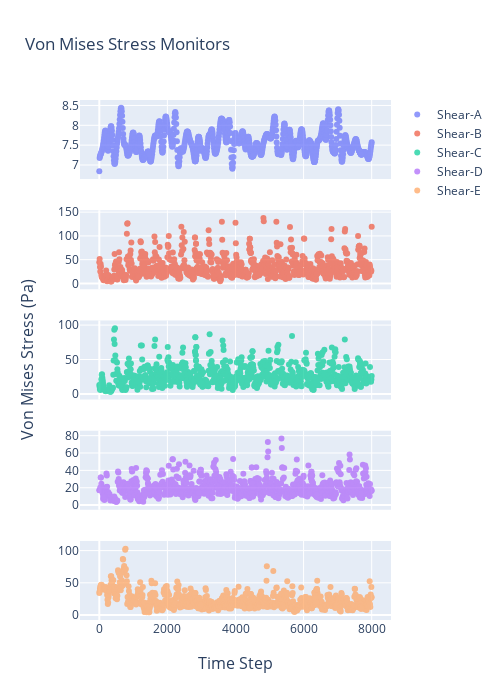

Notebook code cell kept with this figure:
### Code cell
color10_16 = ['#636EFA', '#EF553B', '#00CC96', '#AB63FA', '#FFA15A', '#19D3F3', '#FF6692', '#B6E880', '#FF97FF',
              '#FECB52']
fig = make_subplots(
    rows=5,
    cols=1,
    shared_xaxes=True,
    x_title="Time Step",
    y_title="Von Mises Stress (Pa)")
# subplot_titles=("Point A", "Quadrant 2"))

fig.add_trace(go.Scatter(x=resid_dict['point-tau_vm-a.out']['Time Step'],
                         y=resid_dict['point-tau_vm-a.out']['point-tau_vm-a'],
                         mode='markers',
                         opacity=scatter_opacity,
                         name='Shear-A',
                         line=dict(color=color10_16[0])),
              row=1, col=1)
# fig.add_trace(go.Scatter(x=bin_df['bin_centres'],
#                          y=bin_df['point-shear-a_bin_mean'],
#                          mode='markers+lines',
#                          name='Mean +/- STD',
#                          line=dict(color='black'),
#                          opacity=.55,
#                          error_y_array=bin_df['point-shear-a_std'],
#                          showlegend=False),
#               row=1, col=1)

fig.add_trace(go.Scatter(x=resid_dict['point-tau_vm-b.out']['Time Step'],
                         y=resid_dict['point-tau_vm-b.out']['point-tau_vm-b'],
                         mode='markers',
                         opacity=scatter_opacity,
                         name='Shear-B',
                         line=dict(color=color10_16[1])),
              row=2, col=1)
# fig.add_trace(go.Scatter(x=bin_df['bin_centres'],
#                          y=bin_df['point-shear-b_bin_mean'],
#                          mode='markers+lines',
#                          name='Mean +/- STD',
#                          line=dict(color='black'),
#                          opacity=.55,
#                          error_y_array=bin_df['point-shear-b_std'],
#                          showlegend=False),
#               row=2, col=1)


fig.add_trace(go.Scatter(x=resid_dict['point-tau_vm-c.out']['Time Step'],
                         y=resid_dict['point-tau_vm-c.out']['point-tau_vm-c'],
                         mode='markers',
                         opacity=scatter_opacity,
                         name='Shear-C',
                         line=dict(color=color10_16[2]),
                         showlegend=True),
              row=3, col=1)
# fig.add_trace(go.Scatter(x=bin_df['bin_centres'],
#                          y=bin_df['point-shear-c_bin_mean'],
#                          mode='markers+lines',
#                          name='Mean +/- STD',
#                          line=dict(color='black'),
#                          opacity=.55,
#                          error_y_array=bin_df['point-shear-c_std'],
#                          showlegend=False),
#               row=3, col=1)

fig.add_trace(go.Scatter(x=resid_dict['point-tau_vm-d.out']['Time Step'],
                         y=resid_dict['point-tau_vm-d.out']['point-tau_vm-d'],
                         mode='markers',
                         opacity=scatter_opacity,
                         name='Shear-D',
                         line=dict(color=color10_16[3]),
                         showlegend=True),
              row=4, col=1)
# fig.add_trace(go.Scatter(x=bin_df['bin_centres'],
#                          y=bin_df['point-shear-d_bin_mean'],
#                          mode='markers+lines',
#                          name='Mean +/- STD',
#                          line=dict(color='black'),
#                          opacity=.55,
#                          error_y_array=bin_df['point-shear-d_std'],
#                          showlegend=False),
#               row=4, col=1)

fig.add_trace(go.Scatter(x=resid_dict['point-tau_vm-e.out']['Time Step'],
                         y=resid_dict['point-tau_vm-e.out']['point-tau_vm-e'],
                         mode='markers',
                         opacity=scatter_opacity,
                         name='Shear-E',
                         line=dict(color=color10_16[4]),
                         showlegend=True),
              row=5, col=1)
# fig.add_trace(go.Scatter(x=bin_df['bin_centres'],
#                          y=bin_df['point-shear-e_bin_mean'],
#                          mode='markers+lines',
#                          name='Mean +/- STD',
#                          line=dict(color='black'),
#                          opacity=.55,
#                          error_y_array=bin_df['point-shear-e_std'],
#                          showlegend=True),
#               row=5, col=1)

fig.update_layout(height=700, width=500,
                  title_text="Von Mises Stress Monitors")

fig.show()
fig.write_image(r"/Users/jdtarriela/Downloads/c5-mesh-comp/vm-2.png")

### Figure 1 — Plotly figure (JSON) as saved in the notebook; plotly's stock layout.template omitted (floating-point values rounded to 4 significant figures; data arrays with more than 128 entries replaced by an {"elided": "..."} marker saying what was removed)
{"data": [{"line": {"color": "#636EFA"}, "mode": "markers", "name": "Shear-A", "opacity": 0.7, "type": "scatter", "x": {"elided": "865 int values"}, "xaxis": "x", "y": {"elided": "865 float values"}, "yaxis": "y"}, {"line": {"color": "#EF553B"}, "mode": "markers", "name": "Shear-B", "opacity": 0.7, "type": "scatter", "x": {"elided": "865 int values"}, "xaxis": "x2", "y": {"elided": "865 float values"}, "yaxis": "y2"}, {"line": {"color": "#00CC96"}, "mode": "markers", "name": "Shear-C", "opacity": 0.7, "showlegend": true, "type": "scatter", "x": {"elided": "864 int values"}, "xaxis": "x3", "y": {"elided": "864 float values"}, "yaxis": "y3"}, {"line": {"color": "#AB63FA"}, "mode": "markers", "name": "Shear-D", "opacity": 0.7, "showlegend": true, "type": "scatter", "x": {"elided": "865 int values"}, "xaxis": "x4", "y": {"elided": "865 float values"}, "yaxis": "y4"}, {"line": {"color": "#FFA15A"}, "mode": "markers", "name": "Shear-E", "opacity": 0.7, "showlegend": true, "type": "scatter", "x": {"elided": "864 int values"}, "xaxis": "x5", "y": {"elided": "864 float values"}, "yaxis": "y5"}], "layout": {"annotations": [{"font": {"size": 16}, "showarrow": false, "text": "Time Step", "x": 0.5, "xanchor": "center", "xref": "paper", "y": 0, "yanchor": "top", "yref": "paper", "yshift": -30}, {"font": {"size": 16}, "showarrow": false, "text": "Von Mises Stress (Pa)", "textangle": -90, "x": 0, "xanchor": "right", "xref": "paper", "xshift": -40, "y": 0.5, "yanchor": "middle", "yref": "paper"}], "height": 700, "title": {"text": "Von Mises Stress Monitors"}, "width": 500, "xaxis": {"anchor": "y", "domain": [0.0, 1.0], "matches": "x5", "showticklabels": false}, "xaxis2": {"anchor": "y2", "domain": [0.0, 1.0], "matches": "x5", "showticklabels": false}, "xaxis3": {"anchor": "y3", "domain": [0.0, 1.0], "matches": "x5", "showticklabels": false}, "xaxis4": {"anchor": "y4", "domain": [0.0, 1.0], "matches": "x5", "showticklabels": false}, "xaxis5": {"anchor": "y5", "domain": [0.0, 1.0]}, "yaxis": {"anchor": "x", "domain": [0.848, 1.0]}, "yaxis2": {"anchor": "x2", "domain": [0.636, 0.788]}, "yaxis3": {"anchor": "x3", "domain": [0.424, 0.576]}, "yaxis4": {"anchor": "x4", "domain": [0.212, 0.364]}, "yaxis5": {"anchor": "x5", "domain": [0.0, 0.152]}}}
